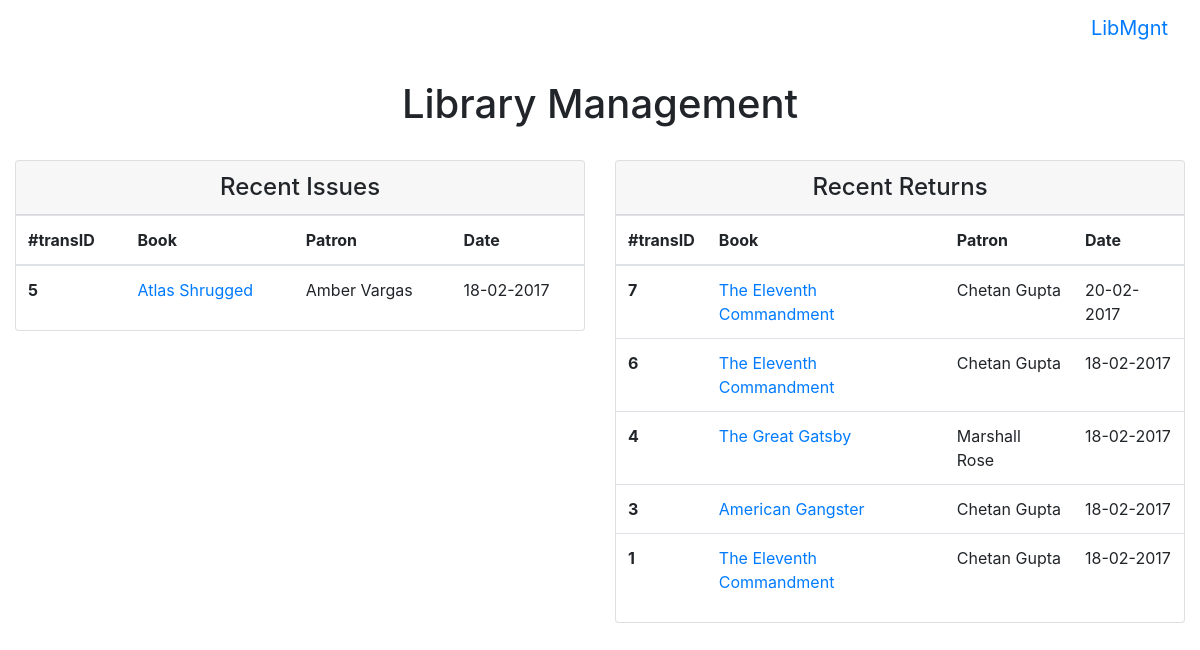
The page / (signed in) on the database as committed earlier.
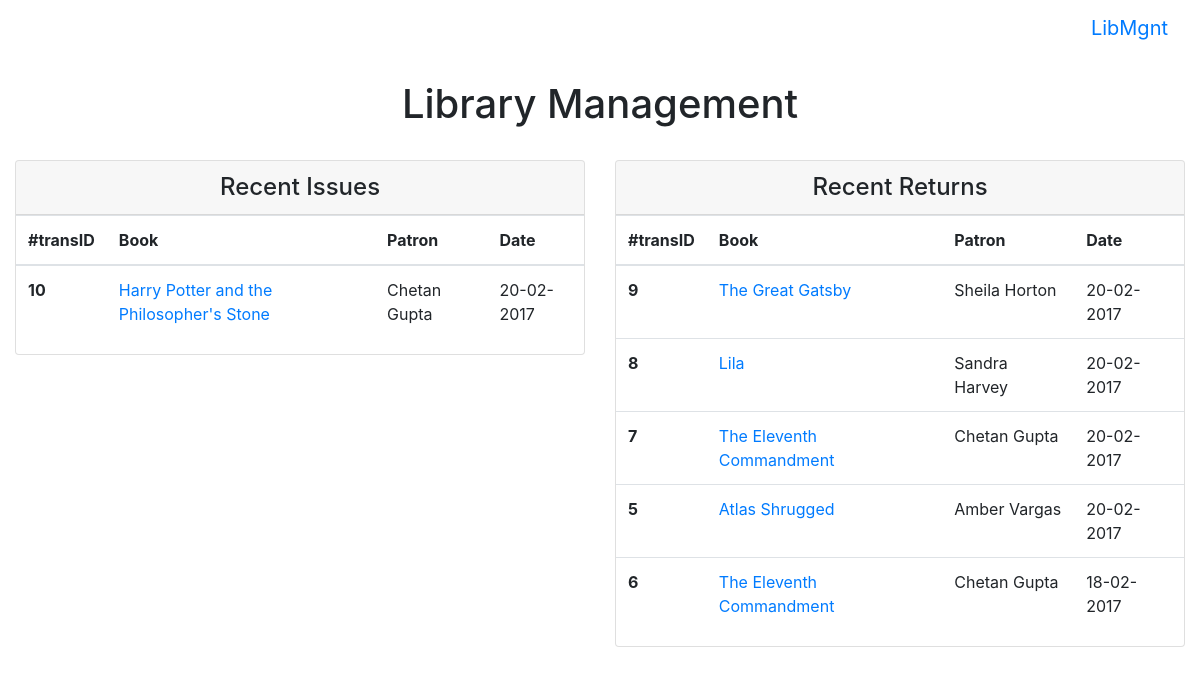
The same page on the database as committed later.
### tables this page shows
CREATE TABLE issue(
	transID INTEGER PRIMARY KEY AUTOINCREMENT,
	bookID INTEGER,
	patronID INTEGER,
	librarianID INTEGER,
	issueDate DATE,
	FOREIGN KEY (bookID) REFERENCES book(id),
	FOREIGN KEY (patronID) REFERENCES patron(id),
	FOREIGN KEY (librarianID) REFERENCES librarian(id));

CREATE TABLE "book" (
	`id`	INTEGER PRIMARY KEY AUTOINCREMENT,
	`title`	VARCHAR(50) NOT NULL,
	`author`	VARCHAR(50) NOT NULL,
	`publishDate`	DATE,
	`publisher`	VARCHAR(50),
	`isbn13`	VARCHAR(13) UNIQUE,
	`supplierID`	INTEGER,
	FOREIGN KEY(`supplierID`) REFERENCES supplier ( id )
);

CREATE TABLE patron(
	id INTEGER PRIMARY KEY AUTOINCREMENT,
	cardNum INTEGER UNIQUE,
	name VARCHAR(50),
	dob DATE,
	doj DATE,
	address TEXT,
	phone VARCHAR(10),
	borrowLimit INTEGER DEFAULT 2);

CREATE TABLE issue_history(
	transID INTEGER PRIMARY KEY,
	bookID INTEGER,
	patronID INTEGER,
	issuedbyID INTEGER,
	returnedtoID INTEGER,
	issueDate DATE,
	returnDate DATE,
	lateFees INTEGER,
	FOREIGN KEY (bookID) REFERENCES book(id),
	FOREIGN KEY (patronID) REFERENCES patron(id),
	FOREIGN KEY (issuedbyID) REFERENCES librarian(id),
	FOREIGN KEY (returnedtoID) REFERENCES librarian(id));

### server.py (the view)
@app.route("/")
def home():
	payload = {}
	if current_user.is_authenticated is not False:
		latest_issues = db_util.getLatestIssues()
		latest_returns = db_util.getLatestReturns()
		payload['issues'] = latest_issues
		payload['returns'] = latest_returns
	return render_template("home.html", payload=payload)

### db_util.py (called while the page is built)
def getLatestIssues():
	try:
		cursor.execute('''SELECT transID,bookID,title,patronID,name,issueDate
			FROM issue,book,patron
			WHERE bookID=book.id AND patronID=patron.id
			ORDER BY issueDate DESC, transID DESC;''')
		issues = cursor.fetchall()
		return issues
	except Exception as e:
		print(e)
		return None

def getLatestReturns():
	try:
		cursor.execute('''SELECT transID,bookID,title,patronID,name,returnDate
			FROM issue_history,book,patron
			WHERE bookID=book.id AND patronID=patron.id
			ORDER BY returnDate DESC, transID DESC;''')
		returns = cursor.fetchall()
		return returns
	except Exception as e:
		print(e)
		return None

### librarian.py (called while the page is built)
	def get(self, username):
		try:
			cursor.execute('''SELECT * FROM librarian WHERE username=:username''', (username, ))
			librarian = cursor.fetchone()
			self.librarianID = librarian[0]
			self.username = librarian[1]
			self.password = librarian[2]
			self.authenticated = False
			return self
		except Exception as e:
			print(e)
			return None

### server.py (called while the page is built)
@login_manager.user_loader
def user_loader(username):
	return Librarian().get(username)

### templates/home.html (shortened to what this page needs)
{% extends "base.html" %}
{% block body %}
{% if current_user.is_authenticated %}
<div class="container-fluid" >
<div class="text-center">
		<h1>Library Management</h1>
		<br>
	</div>
	<div class="row">
		<div class="col-sm-6" >
			<div class="card card-outline-primary">
				<h4 class="card-header text-center card-outline-primary">
					Recent Issues
				</h4>
				<div class="card-block table-responsive">
					<table class="table table-hover">
						<thead>
							<tr>
							<th>#transID</th>
								<th>Book</th>
								<th>Patron</th>
								<th>Date</th>
							</tr>
						</thead>
						<tbody>
							{% for issue in payload.issues[:5] %}
							<tr>
								<th scope="row">{{issue[0]}}</th>
								<td><a href="/book/{{issue[1]}}">{{issue[2]}}</a></td>
								<td>{{issue[4]}}</td>
								<td>{{issue[5]}}</td>
							</tr>
							{% endfor %}
						</tbody>
					</table>
				</div>
			</div>
		</div>
		<div class="col-sm-6" >
			<div class="card card-outline-primary">
				<h4 class="card-header text-center card-outline-primary">
					Recent Returns
				</h4>
				<div class="card-block table-responsive">
					<table class="table table-hover">
						<thead>
							<tr>
							<th>#transID</th>
								<th>Book</th>
								<th>Patron</th>
								<th>Date</th>
							</tr>
						</thead>
						<tbody>
							{% for returned in payload.returns[:5] %}
							<tr>
								<th scope="row">{{returned[0]}}</th>
								<td><a href="/book/{{returned[1]}}">{{returned[2]}}</a></td>
								<td>{{returned[4]}}</td>
								<td>{{returned[5]}}</td>
							</tr>
							{% endfor %}
						</tbody>
					</table>
				</div>
			</div>
		</div>
	</div>
</div>
{% endif %}
{% endblock %}

### templates/base.html (shortened to what this page needs)
<!DOCTYPE html>
<html lang="en">
<head>
  <link rel="stylesheet" href="https://maxcdn.bootstrapcdn.com/bootstrap/4.0.0-alpha.6/css/bootstrap.min.css">
  <link href="static/css/base.css" rel="stylesheet">
</head>
<body>
  <nav class="navbar navbar-toggleable-md navbar-inverse bg-inverse fixed-top">
    <button class="navbar-toggler navbar-toggler-right" type="button" data-toggle="collapse" data-target="#navbarsExampleDefault" aria-controls="navbarsExampleDefault" aria-expanded="false" aria-label="Toggle navigation">
      <span class="navbar-toggler-icon"></span>
    </button>
    <a class="navbar-brand" href="/">LibMgnt</a>
  </nav>
      {% block body %}
      {% endblock %}
  </body>
  </html>

### static/css/base.css (style rules this page uses)
body { padding-top: 5rem; }

Rows that differ between the two databases and show on the page:
removed issue: transID "5", title "Atlas Shrugged", name "Amber Vargas", issueDate "18-02-2017"
no longer on this page (row unchanged): issue_history: transID "4", title "The Great Gatsby", name "Marshall Rose", returnDate "18-02-2017"
no longer on this page (row unchanged): issue_history: transID "3", title "American Gangster", name "Chetan Gupta", returnDate "18-02-2017"
no longer on this page (row unchanged): issue_history: transID "1", title "The Eleventh Commandment", name "Chetan Gupta", returnDate "18-02-2017"
added issue: transID "10", title "Harry Potter and the Philosopher's Stone", name "Chetan Gupta", issueDate "20-02-2017"
added issue_history: transID "9", title "The Great Gatsby", name "Sheila Horton", returnDate "20-02-2017"
added issue_history: transID "8", title "Lila", name "Sandra Harvey", returnDate "20-02-2017"
added issue_history: transID "5", title "Atlas Shrugged", name "Amber Vargas", returnDate "20-02-2017"
